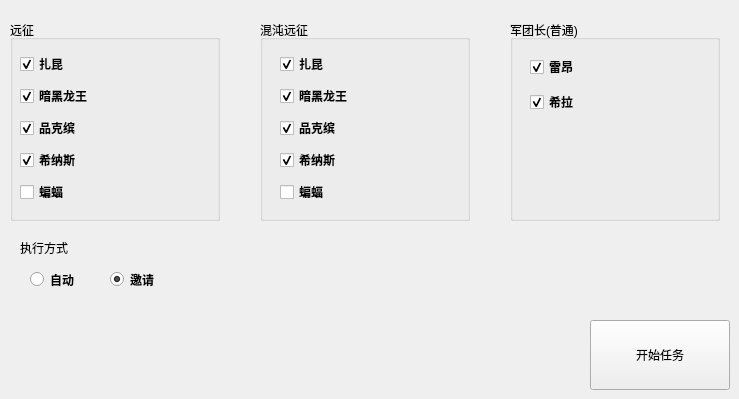
    <widget class="QWidget" name="tab_2">
     <property name="cursor">
      <cursorShape>PointingHandCursor</cursorShape>
     </property>
     <attribute name="title">
      <string>Boss副本</string>
     </attribute>
     <widget class="QGroupBox" name="groupBox">
      <property name="geometry">
       <rect>
        <x>10</x>
        <y>20</y>
        <width>210</width>
        <height>201</height>
       </rect>
      </property>
      <property name="title">
       <string>远征</string>
      </property>
      <widget class="QWidget" name="layoutWidget">
       <property name="geometry">
        <rect>
         <x>10</x>
         <y>30</y>
         <width>181</width>
         <height>161</height>
        </rect>
       </property>
       <layout class="QVBoxLayout" name="verticalLayout">
        <item>
         <widget class="QCheckBox" name="bossZK">
          <property name="enabled">
           <bool>true</bool>
          </property>
          <property name="font">
           <font>
            <family>Agency FB</family>
            <pointsize>9</pointsize>
            <weight>75</weight>
            <bold>true</bold>
           </font>
          </property>
          <property name="cursor">
           <cursorShape>PointingHandCursor</cursorShape>
          </property>
          <property name="text">
           <string>扎昆</string>
          </property>
          <property name="checked">
           <bool>true</bool>
          </property>
         </widget>
        </item>
        <item>
         <widget class="QCheckBox" name="bossLW">
          <property name="enabled">
           <bool>true</bool>
          </property>
          <property name="font">
           <font>
            <family>Agency FB</family>
            <pointsize>9</pointsize>
            <weight>75</weight>
            <bold>true</bold>
           </font>
          </property>
          <property name="cursor">
           <cursorShape>PointingHandCursor</cursorShape>
          </property>
          <property name="text">
           <string>暗黑龙王</string>
          </property>
          <property name="checked">
           <bool>true</bool>
          </property>
         </widget>
        </item>
        <item>
         <widget class="QCheckBox" name="bossPKB">
          <property name="enabled">
           <bool>true</bool>
          </property>
          <property name="font">
           <font>
            <family>Agency FB</family>
            <pointsize>9</pointsize>
            <weight>75</weight>
            <bold>true</bold>
           </font>
          </property>
          <property name="cursor">
           <cursorShape>PointingHandCursor</cursorShape>
          </property>
          <property name="text">
           <string>品克缤</string>
          </property>
          <property name="checked">
           <bool>true</bool>
          </property>
         </widget>
        </item>
        <item>
         <widget class="QCheckBox" name="bossXNS">
          <property name="enabled">
           <bool>true</bool>
          </property>
          <property name="font">
           <font>
            <family>Agency FB</family>
            <pointsize>9</pointsize>
            <weight>75</weight>
            <bold>true</bold>
           </font>
          </property>
          <property name="cursor">
           <cursorShape>PointingHandCursor</cursorShape>
          </property>
          <property name="text">
           <string>希纳斯</string>
          </property>
          <property name="checked">
           <bool>true</bool>
          </property>
         </widget>
        </item>
        <item>
         <widget class="QCheckBox" name="bossBH">
          <property name="enabled">
           <bool>true</bool>
          </property>
          <property name="font">
           <font>
            <family>Agency FB</family>
            <pointsize>9</pointsize>
            <weight>75</weight>
            <bold>true</bold>
           </font>
          </property>
          <property name="cursor">
           <cursorShape>PointingHandCursor</cursorShape>
          </property>
          <property name="text">
           <string>蝙蝠</string>
          </property>
          <property name="checkable">
           <bool>false</bool>
          </property>
          <property name="checked">
           <bool>false</bool>
          </property>
         </widget>
        </item>
       </layout>
      </widget>
     </widget>
     <widget class="QGroupBox" name="groupBox_3">
      <property name="geometry">
       <rect>
        <x>510</x>
        <y>20</y>
        <width>210</width>
        <height>201</height>
       </rect>
      </property>
      <property name="title">
       <string>军团长(普通)</string>
      </property>
      <widget class="QWidget" name="layoutWidget_2">
       <property name="geometry">
        <rect>
         <x>20</x>
         <y>30</y>
         <width>61</width>
         <height>71</height>
        </rect>
       </property>
       <layout class="QVBoxLayout" name="verticalLayout_3">
        <item>
         <widget class="QCheckBox" name="bossLegionLA">
          <property name="enabled">
           <bool>true</bool>
          </property>
          <property name="font">
           <font>
            <family>Agency FB</family>
            <pointsize>9</pointsize>
            <weight>75</weight>
            <bold>true</bold>
           </font>
          </property>
          <property name="cursor">
           <cursorShape>PointingHandCursor</cursorShape>
          </property>
          <property name="text">
           <string>雷昂</string>
          </property>
          <property name="checked">
           <bool>true</bool>
          </property>
         </widget>
        </item>
        <item>
         <widget class="QCheckBox" name="bossLegionXL">
          <property name="enabled">
           <bool>true</bool>
          </property>
          <property name="font">
           <font>
            <family>Agency FB</family>
            <pointsize>9</pointsize>
            <weight>75</weight>
            <bold>true</bold>
           </font>
          </property>
          <property name="cursor">
           <cursorShape>PointingHandCursor</cursorShape>
          </property>
          <property name="text">
           <string>希拉</string>
          </property>
          <property name="checked">
           <bool>true</bool>
          </property>
         </widget>
        </item>
       </layout>
      </widget>
     </widget>
     <widget class="QGroupBox" name="groupBox_2">
      <property name="geometry">
       <rect>
        <x>260</x>
        <y>20</y>
        <width>210</width>
        <height>201</height>
       </rect>
      </property>
      <property name="title">
       <string>混沌远征</string>
      </property>
      <widget class="QWidget" name="layoutWidget_3">
       <property name="geometry">
        <rect>
         <x>20</x>
         <y>30</y>
         <width>141</width>
         <height>161</height>
        </rect>
       </property>
       <layout class="QVBoxLayout" name="verticalLayout_2">
        <item>
         <widget class="QCheckBox" name="bossChaosZK">
          <property name="enabled">
           <bool>true</bool>
          </property>
          <property name="font">
           <font>
            <family>Agency FB</family>
            <pointsize>9</pointsize>
            <weight>75</weight>
            <bold>true</bold>
           </font>
          </property>
          <property name="cursor">
           <cursorShape>PointingHandCursor</cursorShape>
          </property>
          <property name="text">
           <string>扎昆</string>
          </property>
          <property name="checked">
           <bool>true</bool>
          </property>
         </widget>
        </item>
        <item>
         <widget class="QCheckBox" name="bossChaosLW">
          <property name="enabled">
           <bool>true</bool>
          </property>
          <property name="font">
           <font>
            <family>Agency FB</family>
            <pointsize>9</pointsize>
            <weight>75</weight>
            <bold>true</bold>
           </font>
          </property>
          <property name="cursor">
           <cursorShape>PointingHandCursor</cursorShape>
          </property>
          <property name="text">
           <string>暗黑龙王</string>
          </property>
          <property name="checked">
           <bool>true</bool>
          </property>
         </widget>
        </item>
        <item>
         <widget class="QCheckBox" name="bossChaosPKB">
          <property name="enabled">
           <bool>true</bool>
          </property>
          <property name="font">
           <font>
            <family>Agency FB</family>
            <pointsize>9</pointsize>
            <weight>75</weight>
            <bold>true</bold>
           </font>
          </property>
          <property name="cursor">
           <cursorShape>PointingHandCursor</cursorShape>
          </property>
          <property name="text">
           <string>品克缤</string>
          </property>
          <property name="checked">
           <bool>true</bool>
          </property>
         </widget>
        </item>
        <item>
         <widget class="QCheckBox" name="bossChaosXNS">
          <property name="enabled">
           <bool>true</bool>
          </property>
          <property name="font">
           <font>
            <family>Agency FB</family>
            <pointsize>9</pointsize>
            <weight>75</weight>
            <bold>true</bold>
           </font>
          </property>
          <property name="cursor">
           <cursorShape>PointingHandCursor</cursorShape>
          </property>
          <property name="text">
           <string>希纳斯</string>
          </property>
          <property name="checked">
           <bool>true</bool>
          </property>
         </widget>
        </item>
        <item>
         <widget class="QCheckBox" name="bossChaosBH">
          <property name="enabled">
           <bool>true</bool>
          </property>
          <property name="font">
           <font>
            <family>Agency FB</family>
            <pointsize>9</pointsize>
            <weight>75</weight>
            <bold>true</bold>
           </font>
          </property>
          <property name="cursor">
           <cursorShape>ForbiddenCursor</cursorShape>
          </property>
          <property name="text">
           <string>蝙蝠</string>
          </property>
          <property name="checkable">
           <bool>false</bool>
          </property>
          <property name="checked">
           <bool>false</bool>
          </property>
         </widget>
        </item>
       </layout>
      </widget>
     </widget>
     <widget class="QRadioButton" name="bossExecutionManul">
      <property name="geometry">
       <rect>
        <x>30</x>
        <y>270</y>
        <width>61</width>
        <height>19</height>
       </rect>
      </property>
      <property name="font">
       <font>
        <family>Agency FB</family>
        <weight>75</weight>
        <bold>true</bold>
       </font>
      </property>
      <property name="cursor">
       <cursorShape>PointingHandCursor</cursorShape>
      </property>
      <property name="text">
       <string>自动</string>
      </property>
     </widget>
     <widget class="QRadioButton" name="bossExecutionInvisit">
      <property name="geometry">
       <rect>
        <x>110</x>
        <y>270</y>
        <width>61</width>
        <height>19</height>
       </rect>
      </property>
      <property name="font">
       <font>
        <family>Agency FB</family>
        <weight>75</weight>
        <bold>true</bold>
       </font>
      </property>
      <property name="cursor">
       <cursorShape>PointingHandCursor</cursorShape>
      </property>
      <property name="text">
       <string>邀请</string>
      </property>
      <property name="checked">
       <bool>true</bool>
      </property>
     </widget>
     <widget class="QLabel" name="label">
      <property name="geometry">
       <rect>
        <x>20</x>
        <y>240</y>
        <width>72</width>
        <height>15</height>
       </rect>
      </property>
      <property name="text">
       <string>执行方式</string>
      </property>
     </widget>
     <widget class="QPushButton" name="bossTaskStartButton">
      <property name="geometry">
       <rect>
        <x>590</x>
        <y>320</y>
        <width>140</width>
        <height>70</height>
       </rect>
      </property>
      <property name="cursor">
       <cursorShape>PointingHandCursor</cursorShape>
      </property>
      <property name="text">
       <string>开始任务</string>
      </property>
     </widget>
    </widget>
